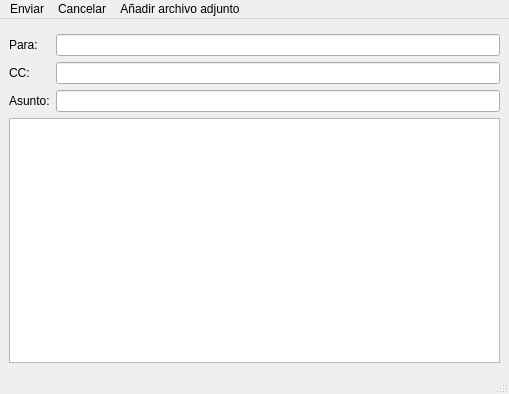
<?xml version="1.0" encoding="UTF-8"?>
<ui version="4.0">
 <class>MainWindow</class>
 <widget class="QMainWindow" name="MainWindow">
  <property name="geometry">
   <rect>
    <x>0</x>
    <y>0</y>
    <width>509</width>
    <height>394</height>
   </rect>
  </property>
  <property name="windowTitle">
   <string>Enivar Correo</string>
  </property>
  <widget class="QWidget" name="centralwidget">
   <layout class="QVBoxLayout" name="verticalLayout_5">
    <item>
     <layout class="QVBoxLayout" name="verticalLayout_4">
      <item>
       <widget class="QFrame" name="frame">
        <property name="frameShape">
         <enum>QFrame::StyledPanel</enum>
        </property>
        <property name="frameShadow">
         <enum>QFrame::Raised</enum>
        </property>
       </widget>
      </item>
      <item>
       <layout class="QVBoxLayout" name="verticalLayout_3">
        <item>
         <layout class="QHBoxLayout" name="horizontalLayout">
          <item>
           <layout class="QVBoxLayout" name="verticalLayout_2">
            <item>
             <widget class="QLabel" name="label_2">
              <property name="text">
               <string>Para:</string>
              </property>
             </widget>
            </item>
            <item>
             <widget class="QLabel" name="label_3">
              <property name="text">
               <string>CC:</string>
              </property>
             </widget>
            </item>
            <item>
             <widget class="QLabel" name="label">
              <property name="text">
               <string>Asunto:</string>
              </property>
             </widget>
            </item>
           </layout>
          </item>
          <item>
           <layout class="QVBoxLayout" name="verticalLayout">
            <item>
             <widget class="QLineEdit" name="lpara"/>
            </item>
            <item>
             <widget class="QLineEdit" name="lcc"/>
            </item>
            <item>
             <widget class="QLineEdit" name="lasunto"/>
            </item>
           </layout>
          </item>
         </layout>
        </item>
        <item>
         <widget class="QTextEdit" name="textEdit"/>
        </item>
       </layout>
      </item>
     </layout>
    </item>
   </layout>
  </widget>
  <widget class="QMenuBar" name="menubar">
   <property name="geometry">
    <rect>
     <x>0</x>
     <y>0</y>
     <width>509</width>
     <height>21</height>
    </rect>
   </property>
   <widget class="QMenu" name="menuEnviar">
    <property name="title">
     <string>Enviar</string>
    </property>
   </widget>
   <widget class="QMenu" name="menuCancelar">
    <property name="title">
     <string>Cancelar</string>
    </property>
   </widget>
   <widget class="QMenu" name="menuA_adir_archivo_adjunto">
    <property name="title">
     <string>Añadir archivo adjunto</string>
    </property>
   </widget>
   <addaction name="menuEnviar"/>
   <addaction name="menuCancelar"/>
   <addaction name="menuA_adir_archivo_adjunto"/>
  </widget>
  <widget class="QStatusBar" name="statusbar"/>
 </widget>
 <resources/>
 <connections/>
</ui>
